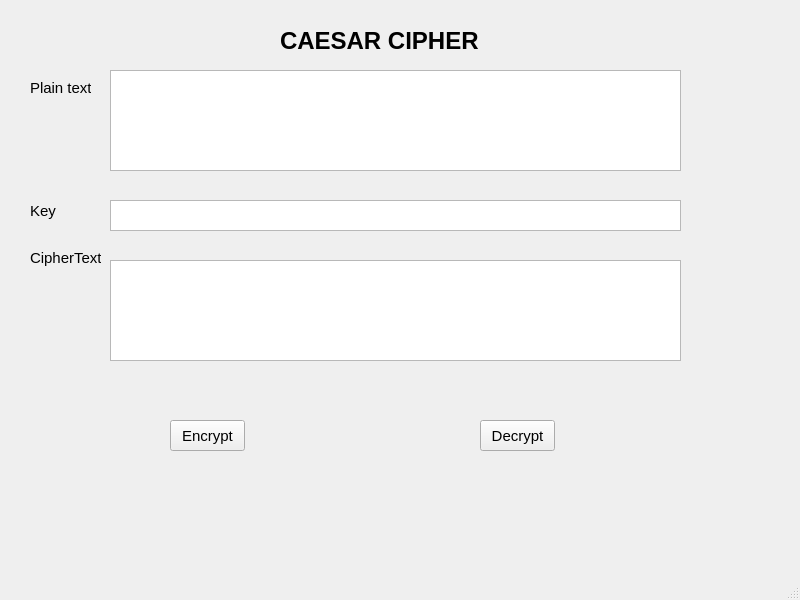
<?xml version="1.0" encoding="UTF-8"?>
<ui version="4.0">
 <class>MainWindow</class>
 <widget class="QMainWindow" name="MainWindow">
  <property name="geometry">
   <rect>
    <x>0</x>
    <y>0</y>
    <width>800</width>
    <height>600</height>
   </rect>
  </property>
  <property name="windowTitle">
   <string>MainWindow</string>
  </property>
  <widget class="QWidget" name="centralwidget">
   <widget class="QLabel" name="label">
    <property name="geometry">
     <rect>
      <x>280</x>
      <y>30</y>
      <width>201</width>
      <height>21</height>
     </rect>
    </property>
    <property name="font">
     <font>
      <pointsize>18</pointsize>
      <weight>75</weight>
      <bold>true</bold>
     </font>
    </property>
    <property name="text">
     <string>CAESAR CIPHER</string>
    </property>
   </widget>
   <widget class="QLabel" name="label_2">
    <property name="geometry">
     <rect>
      <x>30</x>
      <y>80</y>
      <width>61</width>
      <height>16</height>
     </rect>
    </property>
    <property name="font">
     <font>
      <pointsize>11</pointsize>
     </font>
    </property>
    <property name="text">
     <string>Plain text</string>
    </property>
   </widget>
   <widget class="QLabel" name="label_3">
    <property name="geometry">
     <rect>
      <x>30</x>
      <y>200</y>
      <width>47</width>
      <height>21</height>
     </rect>
    </property>
    <property name="font">
     <font>
      <pointsize>11</pointsize>
     </font>
    </property>
    <property name="text">
     <string>Key</string>
    </property>
   </widget>
   <widget class="QLabel" name="label_4">
    <property name="geometry">
     <rect>
      <x>30</x>
      <y>250</y>
      <width>71</width>
      <height>16</height>
     </rect>
    </property>
    <property name="font">
     <font>
      <pointsize>11</pointsize>
     </font>
    </property>
    <property name="text">
     <string>CipherText</string>
    </property>
   </widget>
   <widget class="QTextEdit" name="txt_plain_text">
    <property name="geometry">
     <rect>
      <x>110</x>
      <y>70</y>
      <width>571</width>
      <height>101</height>
     </rect>
    </property>
   </widget>
   <widget class="QTextEdit" name="txt_cipher_text">
    <property name="geometry">
     <rect>
      <x>110</x>
      <y>260</y>
      <width>571</width>
      <height>101</height>
     </rect>
    </property>
   </widget>
   <widget class="QTextEdit" name="txt_key">
    <property name="geometry">
     <rect>
      <x>110</x>
      <y>200</y>
      <width>571</width>
      <height>31</height>
     </rect>
    </property>
   </widget>
   <widget class="QPushButton" name="btn_encrypt">
    <property name="geometry">
     <rect>
      <x>170</x>
      <y>420</y>
      <width>75</width>
      <height>31</height>
     </rect>
    </property>
    <property name="font">
     <font>
      <pointsize>11</pointsize>
     </font>
    </property>
    <property name="text">
     <string>Encrypt</string>
    </property>
   </widget>
   <widget class="QPushButton" name="btn_decrypt">
    <property name="geometry">
     <rect>
      <x>480</x>
      <y>420</y>
      <width>75</width>
      <height>31</height>
     </rect>
    </property>
    <property name="font">
     <font>
      <pointsize>11</pointsize>
     </font>
    </property>
    <property name="text">
     <string>Decrypt</string>
    </property>
   </widget>
  </widget>
  <widget class="QMenuBar" name="menubar">
   <property name="geometry">
    <rect>
     <x>0</x>
     <y>0</y>
     <width>800</width>
     <height>21</height>
    </rect>
   </property>
  </widget>
  <widget class="QStatusBar" name="statusbar"/>
 </widget>
 <resources/>
 <connections/>
</ui>
